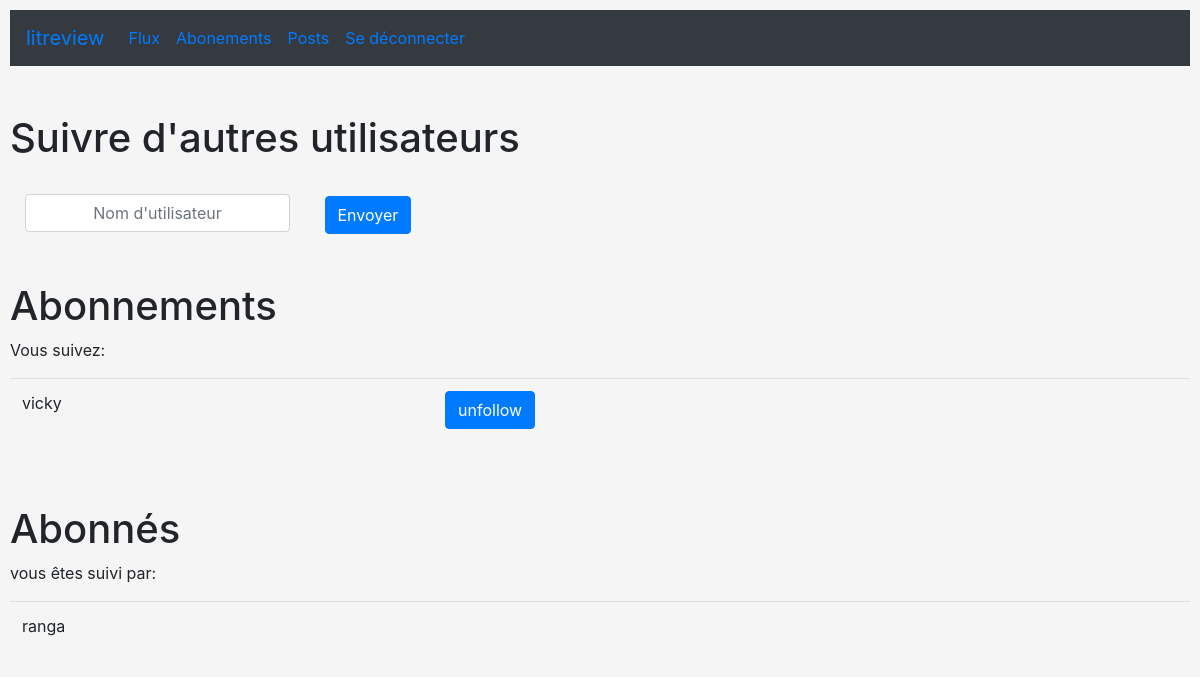
The page /followers/ (signed in) on the database as committed earlier.
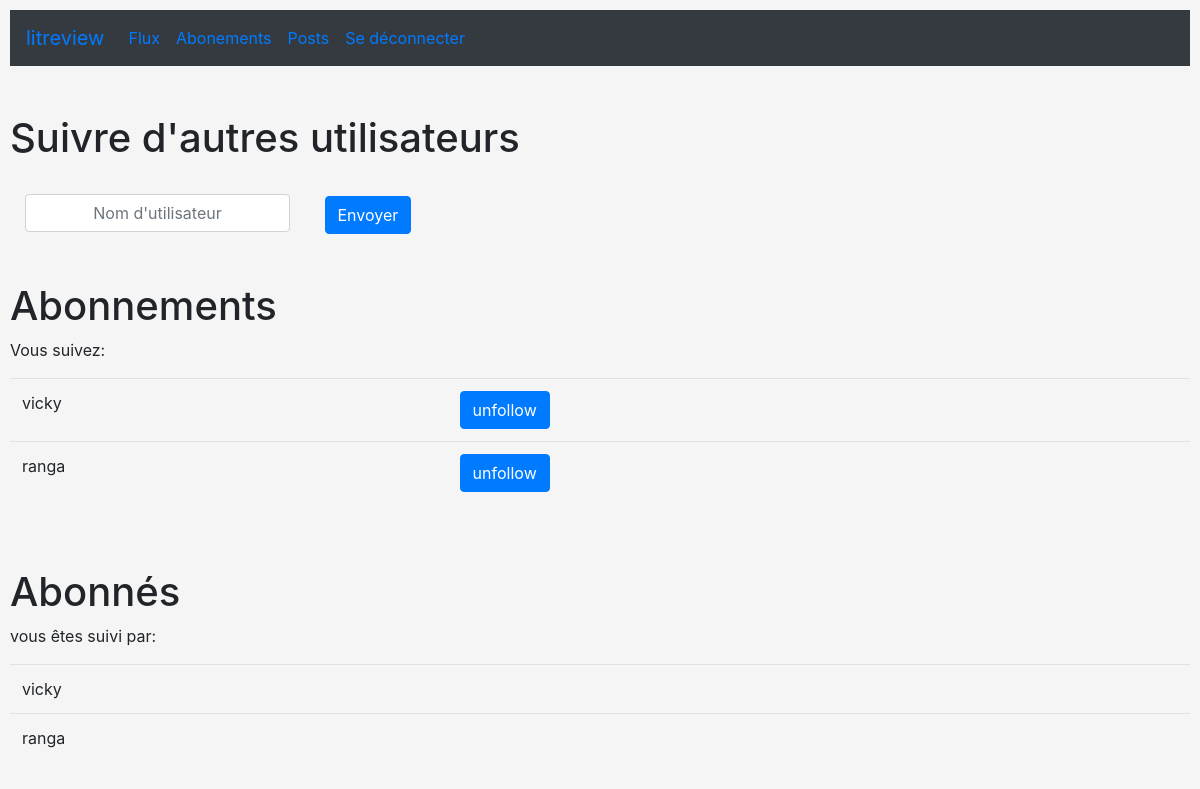
The same page on the database as committed later.
### followers/models.py (models this page shows)
class UserFollows(models.Model):
    following = models.ForeignKey(
        User, on_delete=CASCADE, blank=True, related_name="following")
    follower = models.ForeignKey(
        User, on_delete=CASCADE, blank=True, related_name="follower")
    class Meta:
        unique_together = ['following', 'follower']

### authentication/models.py (models this page shows)
class User(AbstractUser):
    pass

### followers/views.py (the view, shortened to what this page needs)
# urls.py: path('followers/', views.followers, name='followers'),
@login_required
def followers(request):
    followed = UserFollows.objects.filter(
        following__exact=request.user)
    followers = UserFollows.objects.filter(
        follower__exact=request.user)
    return render(request, 'followers/followers.html', context={'followed': followed, 'followers': followers})

### followers/templates/followers/followers.html (shortened to what this page needs)
{% extends 'base.html' %} {% block content %}
<nav class="navbar navbar-expand bg-dark">
  <a class="navbar-brand" href="#">litreview</a>
  <ul class="navbar-nav">
    <li class="nav-item active">
      <a class="nav-link" href="{% url 'flux' %}">Flux</a>
    </li>
    <li class="nav-item">
      <a class="nav-link" href="{% url 'followers' %}">Abonements</a>
    </li>
    <li class="nav-item active">
      <a class="nav-link" href="{% url 'posts' %}">Posts</a>
    </li>
    <li class="nav-item">
      <a class="nav-link" href="{% url 'logout' %}">Se déconnecter</a>
    </li>
  </ul>
</nav>
<br>
<br>
<h1>Suivre d'autres utilisateurs</h1>
<br>
<form action="{% url 'followers' %}" method="post">
  <div class="col-3 d-inline-block">
    <input class="form-control text-center" type="text" name="username" placeholder="Nom d'utilisateur">
  </div>
  <div class="col-2 d-inline-block">
    <button type="submit" class="btn btn-primary">Envoyer</button>
  </div>
</form>
<br>
<br>
<div>
  <h1>Abonnements</h1>
</div>
<p>Vous suivez: </p>
<table class="table">
  {% for follow in followers %}
  <tr>
    <td>{{follow.following}}</td>
    <td><a class="btn btn-primary" href="{% url 'unfollow' follow.following.id %}" role="button"
          >unfollow</a></td>
  </tr>
  {% endfor %}
</table>
<br>
<br>
<h1>Abonnés</h1>
<p>vous êtes suivi par:</p>
<table class="table">
  {% for follow in followed %}
  <tr>
  <td>{{follow.follower}}</td>
  </tr>
  {% endfor %}
</table>
{% endblock %}

### templates/base.html (shortened to what this page needs)
{% load static %}
<!DOCTYPE html>
<html lang="en">
  <head>
  </head>
  <body>
    <link
      rel="stylesheet"
      href="https://stackpath.bootstrapcdn.com/bootstrap/4.4.1/css/bootstrap.min.css"
    />
    {% block content %} {% endblock %}
    <link rel="stylesheet" href="{% static 'style.css' %}" />
  </body>
</html>

### static/style.css (style rules this page uses)
body { background-color: whitesmoke; padding: 10px; }

Rows that differ between the two databases and show on the page:
added UserFollows: following "ranga", shown under "Abonnements"
added UserFollows: follower "vicky", shown under "Abonnés"
